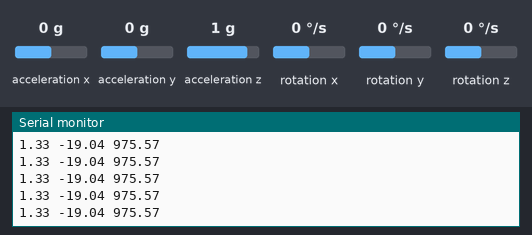
A sketch run on a simulated Arduino Uno, built with avr-gcc and run on an emulated ATmega328P. On the bench: the last lines printed to the serial monitor. The inputs (shaded band) are chosen by the test bench; at power-on: acceleration x 0 g, acceleration y 0 g, acceleration z 1 g, rotation x 0 °/s, rotation y 0 °/s, rotation z 0 °/s.

Above: at 1.2 s.
1.3 s: acceleration x set to -1.4 g
At 1.53 s:
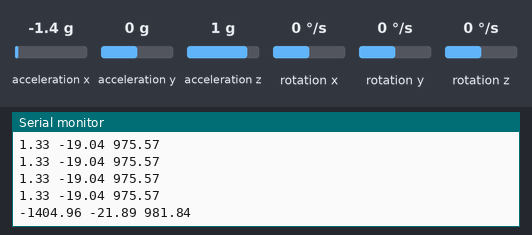
2.8 s: acceleration y set to -1.4 g
At 2.81 s:
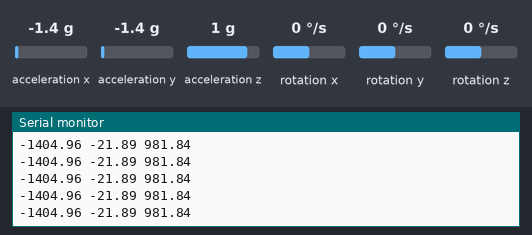
4.3 s: acceleration x set to 0 g
At 4.34 s:
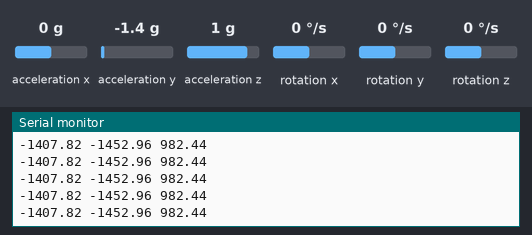
7.3 s: acceleration z set to -1.4 g
At 7.41 s:
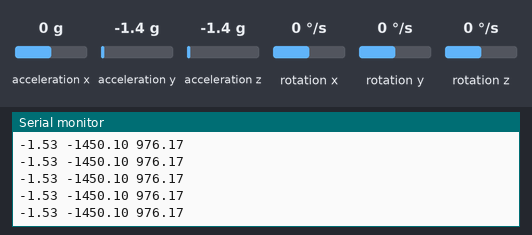
Timing chart, 0 to 9.8 s (numbered marks = the images above; inputs shaded):
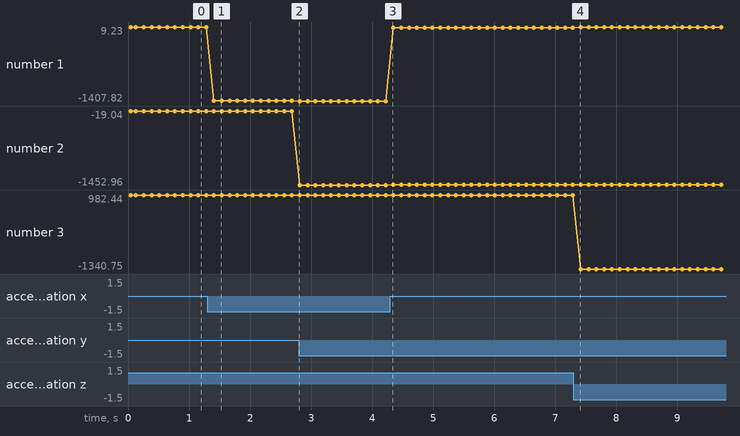

Measured:
- after the input at 1.3 s, the serial monitor: prints a new line after 0.11 s (image 1)
- plotted number 1: 1.33 → -1404.96 after the input at 1.3 s, -1404.96 → -1407.82 after the input at 2.8 s, -1407.82 → -1.53 after the input at 4.3 s, -1.53 → 9.23 after the input at 7.3 s
- plotted number 2: -19.04 → -21.89 after the input at 1.3 s, -21.89 → -1452.96 after the input at 2.8 s, -1452.96 → -1450.1 after the input at 4.3 s, -1450.1 → -1449.08 after the input at 7.3 s
- plotted number 3: 975.57 → 981.84 after the input at 1.3 s, 981.84 → 982.44 after the input at 2.8 s, 982.44 → 976.17 after the input at 4.3 s, 976.17 → -1340.75 after the input at 7.3 s

The sketch:

acelerometro2-gy-511.ino
```cpp
#include <Wire.h>
#include <LSM303.h>
LSM303 compass;

void setup()
{
Serial.begin(9600);
Wire.begin();
compass.init();
compass.enableDefault();
Serial.println("Accelerometer Calibrated (Units in mGal)");
}

void loop()
{
compass.read();
float Xa_off, Ya_off, Za_off, Xa_cal, Ya_cal, Za_cal;

Xa_off = compass.a.x/16.0 + 6.008747; //X-axis combined bias (Non calibrated data - bias)
Ya_off = compass.a.y/16.0 - 18.648762; //Y-axis combined bias (Default: substracting bias)
Za_off = compass.a.z/16.0 + 10.808316; //Z-axis combined bias

Xa_cal =  0.980977*Xa_off + 0.001993*Ya_off - 0.004377*Za_off; //X-axis correction for combined scale factors (Default: positive factors)
Ya_cal =  0.001993*Xa_off + 0.998259*Ya_off - 0.000417*Za_off; //Y-axis correction for combined scale factors
Za_cal = -0.004377*Xa_off - 0.000417*Ya_off + 0.942771*Za_off; //Z-axis correction for combined scale factors

Serial.print(Xa_cal); Serial.print(" "); Serial.print(Ya_cal); Serial.print(" "); Serial.println(Za_cal);
delay(125);
}
```
